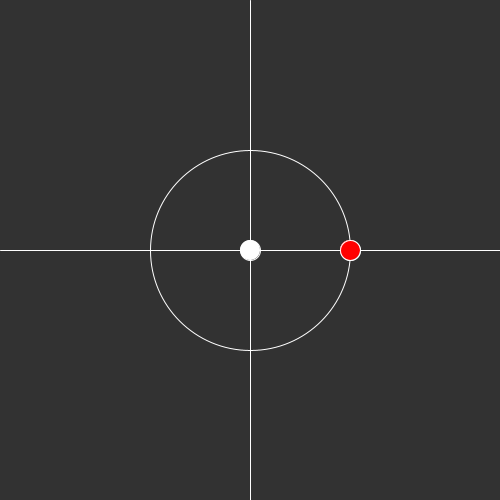
Frame 1 (no input)
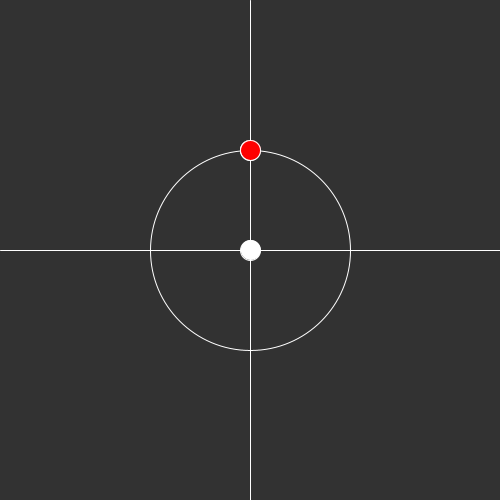
Frame 60 (the mouse pressed at the canvas centre just before this capture)
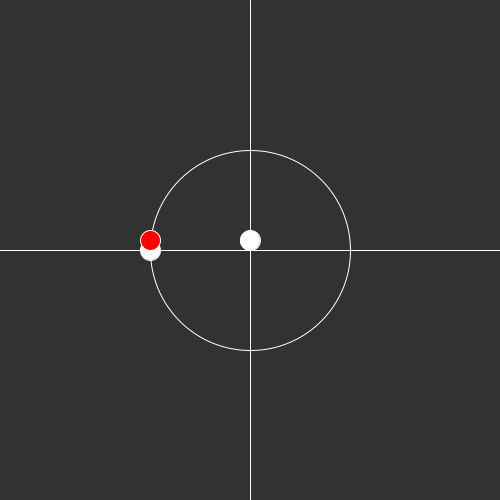
Frame 120 (the mouse held since frame 60 and released just before this capture)

The Processing sketch that drew these frames (run headless with seeded random() and noise(); from frame 60 on, the mouse is pressed at the canvas centre):

// Processing sketch: processing_52906
// ── processing_52906.pde

float angle = 0.0;
void setup()
{
   size(500,500);
   smooth();
}
void draw()
{
   background(50);
   //Draw the references lines...
   noFill(); stroke(255);
   line(width/2,0, width/2,height);
   line(0,height/2, width, height/2);
   ellipse(width/2,height/2, 200,200);
    
   //Translate the coordinate system to the center
   translate(width/2,height/2);
   //Calculate the sin and cos values. Scale them up.
   float x = cos(angle) * 100;
   float y = sin(angle) * 100;
    
   //Use them to position 3 ellipses.
   fill(255);
   ellipse(x, 0, 20,20);
   ellipse(0, y, 20,20);
    
   fill(255,0,0);
   ellipse(x,y,  20,20);
    
   //Increment the angle by a bit each frame
   angle += 0.08;
}
